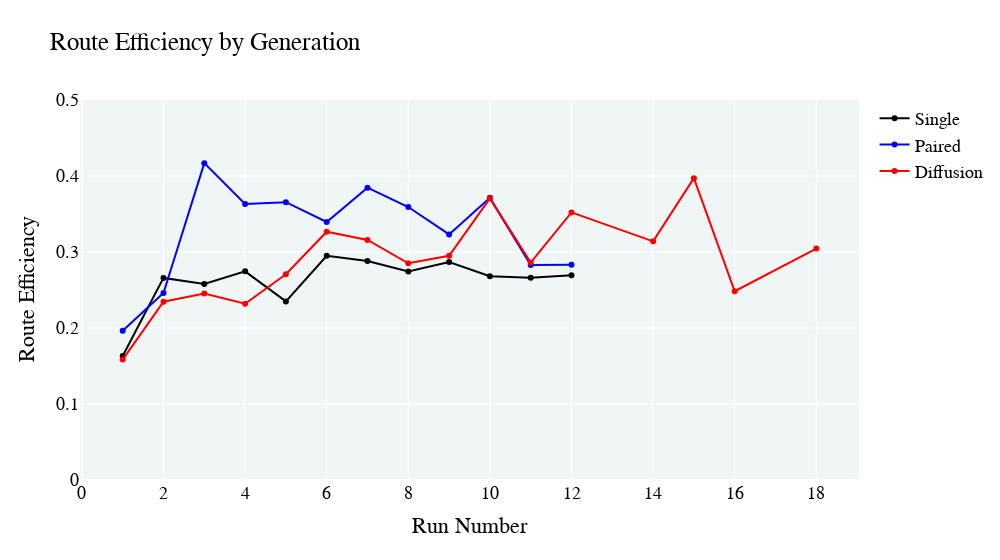
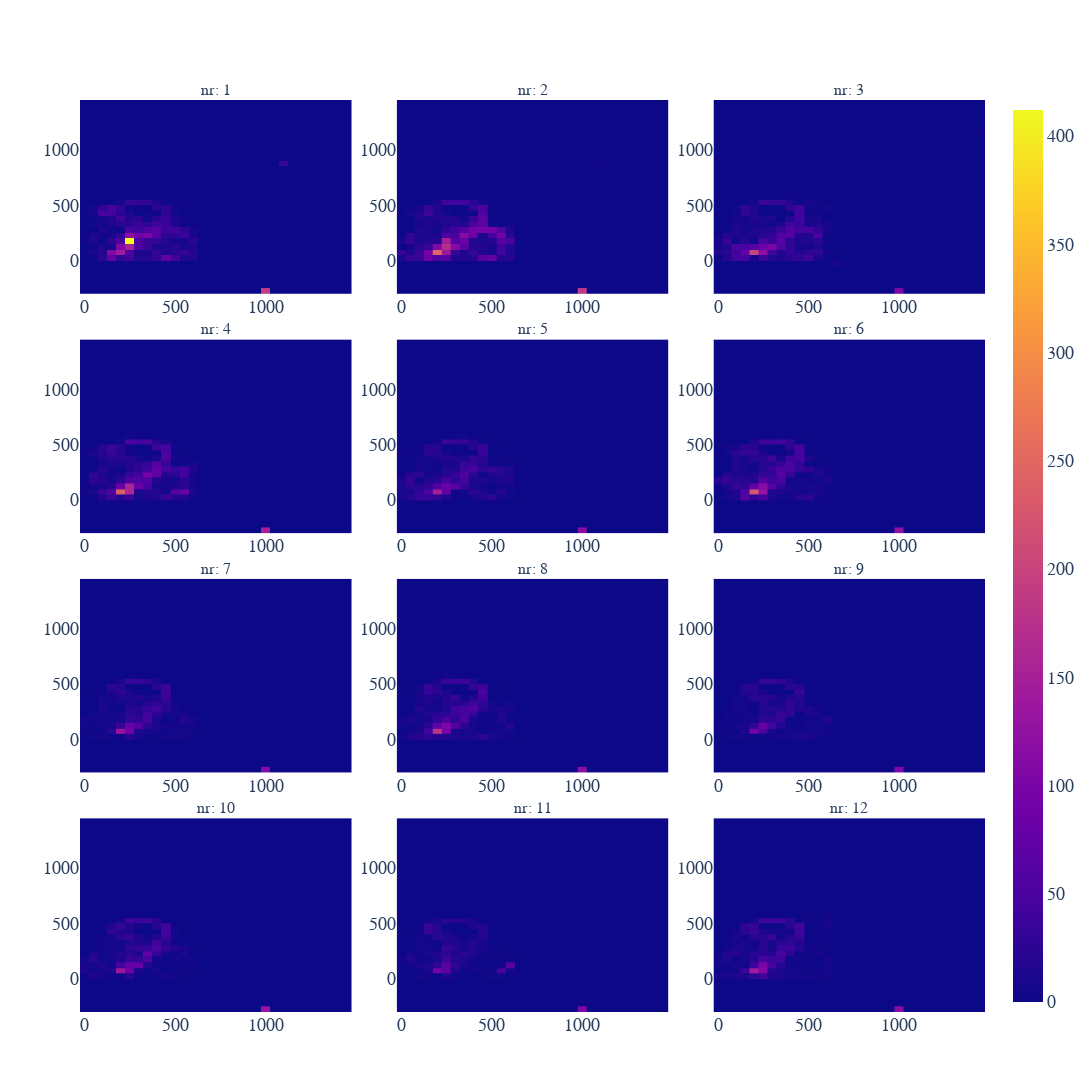

The code cell stored with these charts, in order, in its notebook:
### Markdown cell above
### Run Analysis

### Code cell
# create instance of data analysis class (raw file location, output folder)
data_analysis = DataAnalysisCCE('data/', 'output/')
data_analysis.remove_incomplete = True
data_analysis.wrangle(ready_made=True) # set ready_made to True if you have already wrangled the data
data_analysis.visualize()
data_analysis.analyze()

### Figure 1 — Plotly figure (JSON) as saved in the notebook; plotly's stock layout.template omitted (floating-point values rounded to 4 significant figures)
{"data": [{"line": {"color": "black"}, "mode": "lines+markers", "name": "Single", "type": "scatter", "x": [1, 2, 3, 4, 5, 6, 7, 8, 9, 10, 11, 12], "y": [0.1632, 0.2659, 0.258, 0.2745, 0.235, 0.2951, 0.2882, 0.2742, 0.2869, 0.2681, 0.2661, 0.2694]}, {"line": {"color": "blue"}, "mode": "lines+markers", "name": "Paired", "type": "scatter", "x": [1, 2, 3, 4, 5, 6, 7, 8, 9, 10, 11, 12], "y": [0.1964, 0.2461, 0.4169, 0.3631, 0.3656, 0.3395, 0.3846, 0.3592, 0.3232, 0.3712, 0.2829, 0.2831]}, {"line": {"color": "red"}, "mode": "lines+markers", "name": "Diffusion", "type": "scatter", "x": [1, 2, 3, 4, 5, 6, 7, 8, 9, 10, 11, 12, 14, 15, 16, 18], "y": [0.1584, 0.2346, 0.2453, 0.2319, 0.2706, 0.3267, 0.3158, 0.2852, 0.295, 0.3706, 0.2862, 0.3521, 0.314, 0.3972, 0.2483, 0.3045]}], "layout": {"font": {"color": "black", "family": "Times New Roman", "size": 18}, "plot_bgcolor": "rgb(240, 245, 245)", "title": {"text": "Route Efficiency by Generation"}, "width": 1000, "xaxis": {"title": {"text": "Run Number"}}, "yaxis": {"range": [0, 0.5], "title": {"text": "Route Efficiency"}}}}

### Figure 2 — Plotly figure (JSON) as saved in the notebook; plotly's stock layout.template omitted (floating-point values rounded to 4 significant figures; data arrays with more than 128 entries replaced by an {"elided": "..."} marker saying what was removed)
{"data": [{"coloraxis": "coloraxis", "hovertemplate": "x=%{x}<br>z=%{y}<br>count=%{z}<extra></extra>", "name": "", "nbinsx": 50, "nbinsy": 50, "textfont": {"family": "Times New Roman", "size": 18}, "type": "histogram2d", "x": {"elided": "3962 float values"}, "xaxis": "x", "xbingroup": "x", "y": {"elided": "3962 float values"}, "yaxis": "y", "ybingroup": "y"}, {"coloraxis": "coloraxis", "hovertemplate": "x=%{x}<br>z=%{y}<br>count=%{z}<extra></extra>", "name": "", "nbinsx": 50, "nbinsy": 50, "textfont": {"family": "Times New Roman", "size": 18}, "type": "histogram2d", "x": {"elided": "4516 float values"}, "xaxis": "x2", "xbingroup": "x", "y": {"elided": "4516 float values"}, "yaxis": "y2", "ybingroup": "y"}, {"coloraxis": "coloraxis", "hovertemplate": "x=%{x}<br>z=%{y}<br>count=%{z}<extra></extra>", "name": "", "nbinsx": 50, "nbinsy": 50, "textfont": {"family": "Times New Roman", "size": 18}, "type": "histogram2d", "x": {"elided": "3120 float values"}, "xaxis": "x3", "xbingroup": "x", "y": {"elided": "3120 float values"}, "yaxis": "y3", "ybingroup": "y"}, {"coloraxis": "coloraxis", "hovertemplate": "x=%{x}<br>z=%{y}<br>count=%{z}<extra></extra>", "name": "", "nbinsx": 50, "nbinsy": 50, "textfont": {"family": "Times New Roman", "size": 18}, "type": "histogram2d", "x": {"elided": "3480 float values"}, "xaxis": "x4", "xbingroup": "x", "y": {"elided": "3480 float values"}, "yaxis": "y4", "ybingroup": "y"}, {"coloraxis": "coloraxis", "hovertemplate": "x=%{x}<br>z=%{y}<br>count=%{z}<extra></extra>", "name": "", "nbinsx": 50, "nbinsy": 50, "textfont": {"family": "Times New Roman", "size": 18}, "type": "histogram2d", "x": {"elided": "2371 float values"}, "xaxis": "x5", "xbingroup": "x", "y": {"elided": "2371 float values"}, "yaxis": "y5", "ybingroup": "y"}, {"coloraxis": "coloraxis", "hovertemplate": "x=%{x}<br>z=%{y}<br>count=%{z}<extra></extra>", "name": "", "nbinsx": 50, "nbinsy": 50, "textfont": {"family": "Times New Roman", "size": 18}, "type": "histogram2d", "x": {"elided": "2928 float values"}, "xaxis": "x6", "xbingroup": "x", "y": {"elided": "2928 float values"}, "yaxis": "y6", "ybingroup": "y"}, {"coloraxis": "coloraxis", "hovertemplate": "x=%{x}<br>z=%{y}<br>count=%{z}<extra></extra>", "name": "", "nbinsx": 50, "nbinsy": 50, "textfont": {"family": "Times New Roman", "size": 18}, "type": "histogram2d", "x": {"elided": "1784 float values"}, "xaxis": "x7", "xbingroup": "x", "y": {"elided": "1784 float values"}, "yaxis": "y7", "ybingroup": "y"}, {"coloraxis": "coloraxis", "hovertemplate": "x=%{x}<br>z=%{y}<br>count=%{z}<extra></extra>", "name": "", "nbinsx": 50, "nbinsy": 50, "textfont": {"family": "Times New Roman", "size": 18}, "type": "histogram2d", "x": {"elided": "2426 float values"}, "xaxis": "x8", "xbingroup": "x", "y": {"elided": "2426 float values"}, "yaxis": "y8", "ybingroup": "y"}, {"coloraxis": "coloraxis", "hovertemplate": "x=%{x}<br>z=%{y}<br>count=%{z}<extra></extra>", "name": "", "nbinsx": 50, "nbinsy": 50, "textfont": {"family": "Times New Roman", "size": 18}, "type": "histogram2d", "x": {"elided": "1488 float values"}, "xaxis": "x9", "xbingroup": "x", "y": {"elided": "1488 float values"}, "yaxis": "y9", "ybingroup": "y"}, {"coloraxis": "coloraxis", "hovertemplate": "x=%{x}<br>z=%{y}<br>count=%{z}<extra></extra>", "name": "", "nbinsx": 50, "nbinsy": 50, "textfont": {"family": "Times New Roman", "size": 18}, "type": "histogram2d", "x": {"elided": "2036 float values"}, "xaxis": "x10", "xbingroup": "x", "y": {"elided": "2036 float values"}, "yaxis": "y10", "ybingroup": "y"}, {"coloraxis": "coloraxis", "hovertemplate": "x=%{x}<br>z=%{y}<br>count=%{z}<extra></extra>", "name": "", "nbinsx": 50, "nbinsy": 50, "textfont": {"family": "Times New Roman", "size": 18}, "type": "histogram2d", "x": {"elided": "1430 float values"}, "xaxis": "x11", "xbingroup": "x", "y": {"elided": "1430 float values"}, "yaxis": "y11", "ybingroup": "y"}, {"coloraxis": "coloraxis", "hovertemplate": "x=%{x}<br>z=%{y}<br>count=%{z}<extra></extra>", "name": "", "nbinsx": 50, "nbinsy": 50, "textfont": {"family": "Times New Roman", "size": 18}, "type": "histogram2d", "x": {"elided": "2183 float values"}, "xaxis": "x12", "xbingroup": "x", "y": {"elided": "2183 float values"}, "yaxis": "y12", "ybingroup": "y"}], "layout": {"annotations": [{"font": {"size": 16}, "showarrow": false, "text": "nr: 1", "x": 0.15, "xanchor": "center", "xref": "paper", "y": 1, "yanchor": "bottom", "yref": "paper"}, {"font": {"size": 16}, "showarrow": false, "text": "nr: 2", "x": 0.5, "xanchor": "center", "xref": "paper", "y": 1, "yanchor": "bottom", "yref": "paper"}, {"font": {"size": 16}, "showarrow": false, "text": "nr: 3", "x": 0.85, "xanchor": "center", "xref": "paper", "y": 1, "yanchor": "bottom", "yref": "paper"}, {"font": {"size": 16}, "showarrow": false, "text": "nr: 4", "x": 0.15, "xanchor": "center", "xref": "paper", "y": 0.7375, "yanchor": "bottom", "yref": "paper"}, {"font": {"size": 16}, "showarrow": false, "text": "nr: 5", "x": 0.5, "xanchor": "center", "xref": "paper", "y": 0.7375, "yanchor": "bottom", "yref": "paper"}, {"font": {"size": 16}, "showarrow": false, "text": "nr: 6", "x": 0.85, "xanchor": "center", "xref": "paper", "y": 0.7375, "yanchor": "bottom", "yref": "paper"}, {"font": {"size": 16}, "showarrow": false, "text": "nr: 7", "x": 0.15, "xanchor": "center", "xref": "paper", "y": 0.475, "yanchor": "bottom", "yref": "paper"}, {"font": {"size": 16}, "showarrow": false, "text": "nr: 8", "x": 0.5, "xanchor": "center", "xref": "paper", "y": 0.475, "yanchor": "bottom", "yref": "paper"}, {"font": {"size": 16}, "showarrow": false, "text": "nr: 9", "x": 0.85, "xanchor": "center", "xref": "paper", "y": 0.475, "yanchor": "bottom", "yref": "paper"}, {"font": {"size": 16}, "showarrow": false, "text": "nr: 10", "x": 0.15, "xanchor": "center", "xref": "paper", "y": 0.2125, "yanchor": "bottom", "yref": "paper"}, {"font": {"size": 16}, "showarrow": false, "text": "nr: 11", "x": 0.5, "xanchor": "center", "xref": "paper", "y": 0.2125, "yanchor": "bottom", "yref": "paper"}, {"font": {"size": 16}, "showarrow": false, "text": "nr: 12", "x": 0.85, "xanchor": "center", "xref": "paper", "y": 0.2125, "yanchor": "bottom", "yref": "paper"}], "font": {"family": "Times New Roman", "size": 18}, "height": 1600, "showlegend": false, "width": 1200, "xaxis": {"anchor": "y", "domain": [0, 0.3]}, "xaxis10": {"anchor": "y10", "domain": [0, 0.3]}, "xaxis11": {"anchor": "y11", "domain": [0.35, 0.65]}, "xaxis12": {"anchor": "y12", "domain": [0.7, 1]}, "xaxis2": {"anchor": "y2", "domain": [0.35, 0.65]}, "xaxis3": {"anchor": "y3", "domain": [0.7, 1]}, "xaxis4": {"anchor": "y4", "domain": [0, 0.3]}, "xaxis5": {"anchor": "y5", "domain": [0.35, 0.65]}, "xaxis6": {"anchor": "y6", "domain": [0.7, 1]}, "xaxis7": {"anchor": "y7", "domain": [0, 0.3]}, "xaxis8": {"anchor": "y8", "domain": [0.35, 0.65]}, "xaxis9": {"anchor": "y9", "domain": [0.7, 1]}, "yaxis": {"anchor": "x", "domain": [0.7875, 1]}, "yaxis10": {"anchor": "x10", "domain": [0, 0.2125]}, "yaxis11": {"anchor": "x11", "domain": [0, 0.2125]}, "yaxis12": {"anchor": "x12", "domain": [0, 0.2125]}, "yaxis2": {"anchor": "x2", "domain": [0.7875, 1]}, "yaxis3": {"anchor": "x3", "domain": [0.7875, 1]}, "yaxis4": {"anchor": "x4", "domain": [0.525, 0.7375]}, "yaxis5": {"anchor": "x5", "domain": [0.525, 0.7375]}, "yaxis6": {"anchor": "x6", "domain": [0.525, 0.7375]}, "yaxis7": {"anchor": "x7", "domain": [0.2625, 0.475]}, "yaxis8": {"anchor": "x8", "domain": [0.2625, 0.475]}, "yaxis9": {"anchor": "x9", "domain": [0.2625, 0.475]}}}
